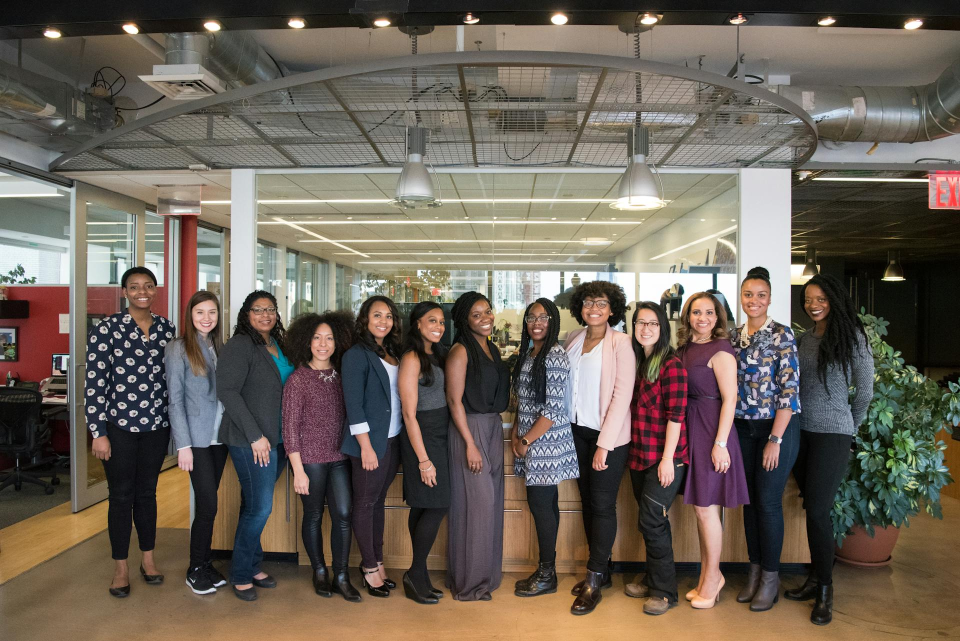
#> input picture Images/pic8.jpg, 1920 x 1282 px, found by its file name (shown at 1/2 size)
$ python detection.py
#> lines starting #> are read from the running program, lines starting #| are printed output that depends on the picture; after the words box and inside, x2 and y2 are one past the last pixel; in counts of white or black regions, pixels touching at a corner belong together
import cv2

# Load the pre-trained Haar cascade XML file for face detection
face_cascade = cv2.CascadeClassifier(cv2.data.haarcascades + 'haarcascade_frontalface_default.xml')

# Load your image
image = cv2.imread('Images/pic8.jpg')
#> image is the input picture: shape (1282, 1920, 3); mean B, G, R 87.4, 97.8, 107.4

# Check if the image was loaded successfully
if image is None:
    print("Error: Image not found or failed to load.")
    exit()

resize = cv2.resize(image, (1280, 720))
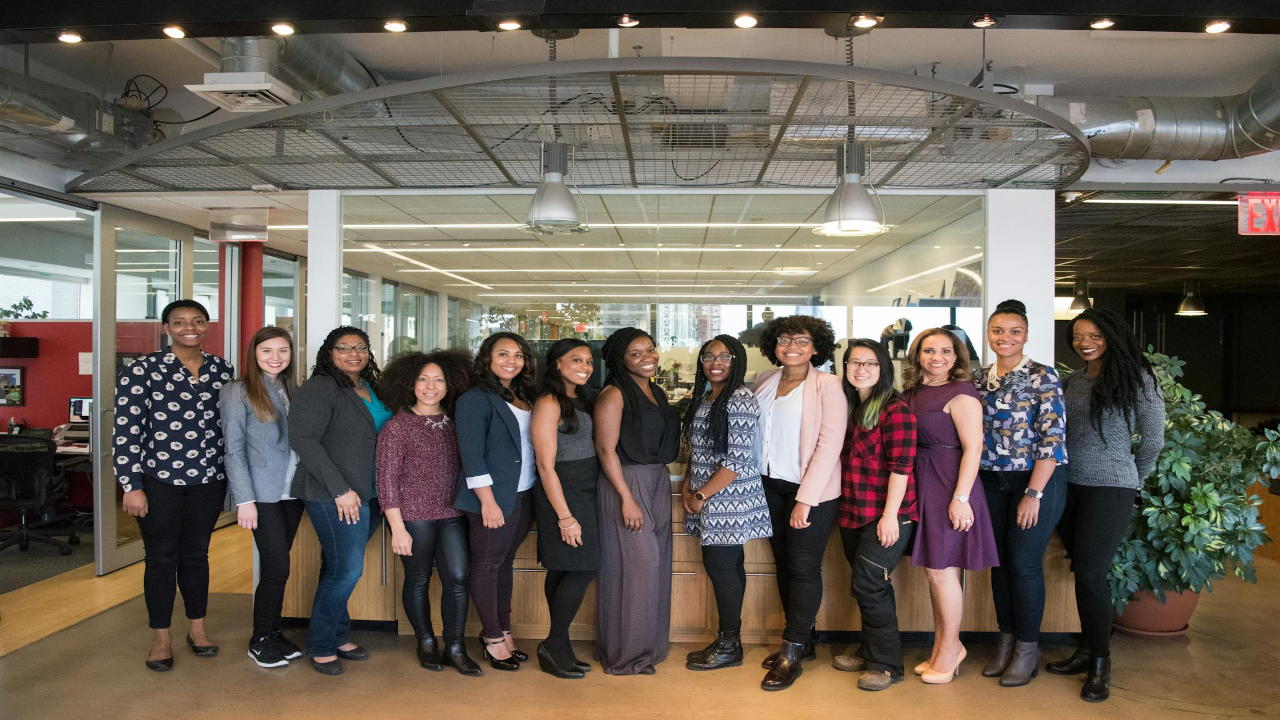
#> resize: shape (720, 1280, 3); mean B, G, R 87.3, 97.7, 107.3
# Convert to grayscale
gray = cv2.cvtColor(resize, cv2.COLOR_BGR2GRAY)
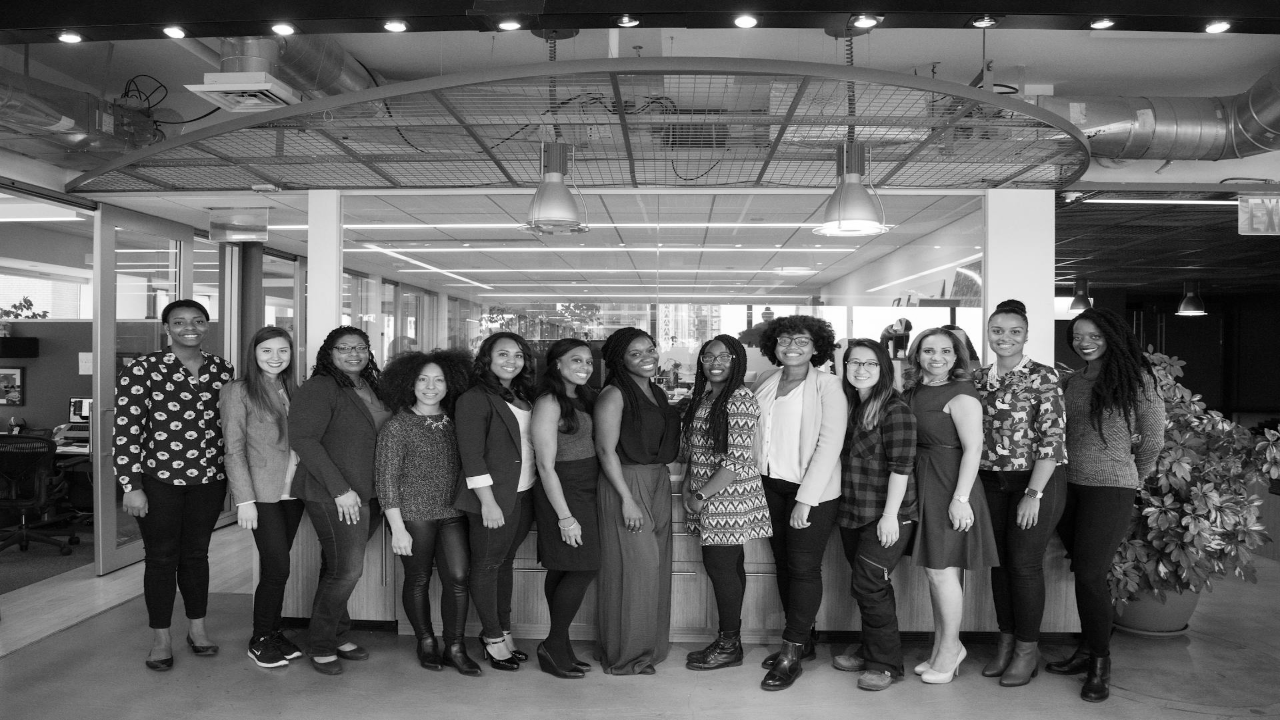
#> gray: shape (720, 1280); min 0, max 255, mean 99.4


# Detect faces in the image
faces = face_cascade.detectMultiScale(
    gray,
    scaleFactor=1.1,
    minNeighbors=9
)
#> faces = [[701, 344, 33, 33], [565, 349, 34, 34], [414, 367, 36, 36], [1068, 323, 35, 35], [255, 336, 39, 39], [491, 341, 38, 38], [332, 334, 39, 39], [915, 334, 45, 45], [843, 347, 42, 42], [166, 305, 44, 44], [981, 312, 51, 51]]

# Draw rectangles around detected faces
for (x_axis, y_axis, width, height) in faces:
    cv2.rectangle(resize, (x_axis, y_axis),
                  (x_axis+width, y_axis+height),
                  (0, 255, 0),
                  2)
#> this loop made 11 passes
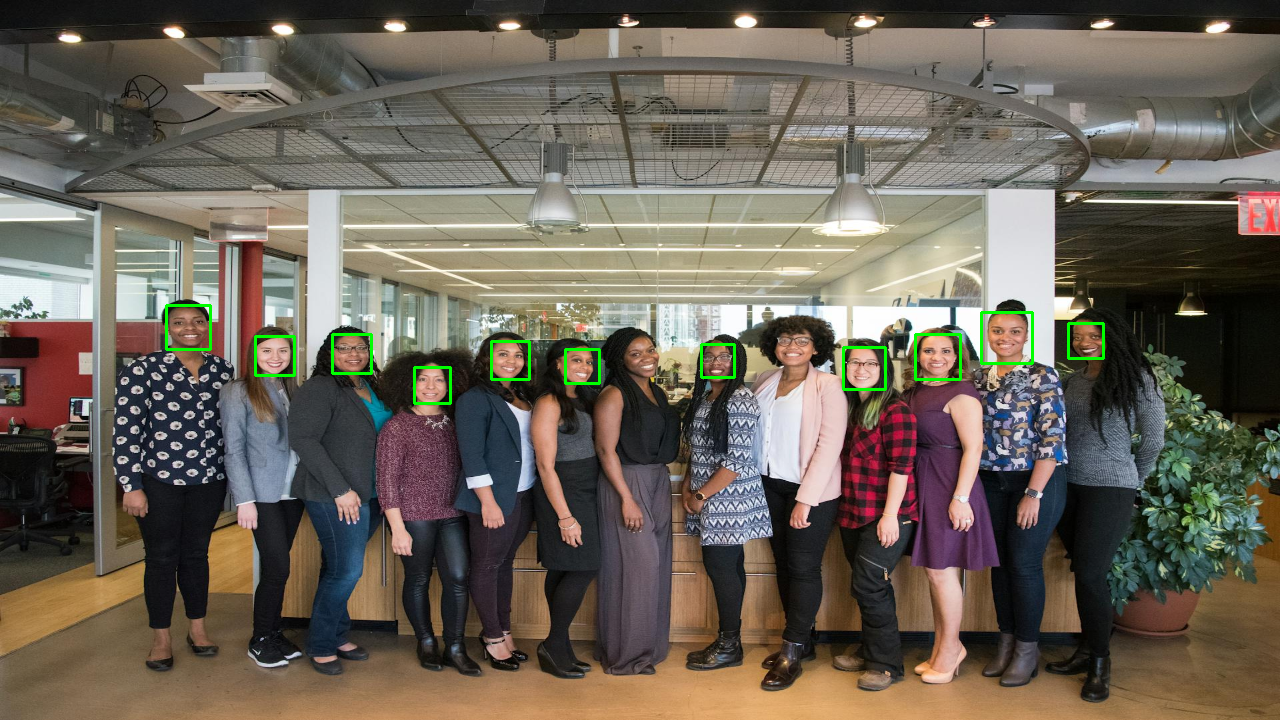
#> resize: shape (720, 1280, 3); 0.56% of pixels changed, all inside (x1, y1, x2, y2) = (165, 304, 1105, 405)

# Show the result
cv2.imshow('Detected Faces', resize)
cv2.waitKey(0)
cv2.destroyAllWindows()

$ run again, with Images/pic2.jpg copied over Images/pic8.jpg
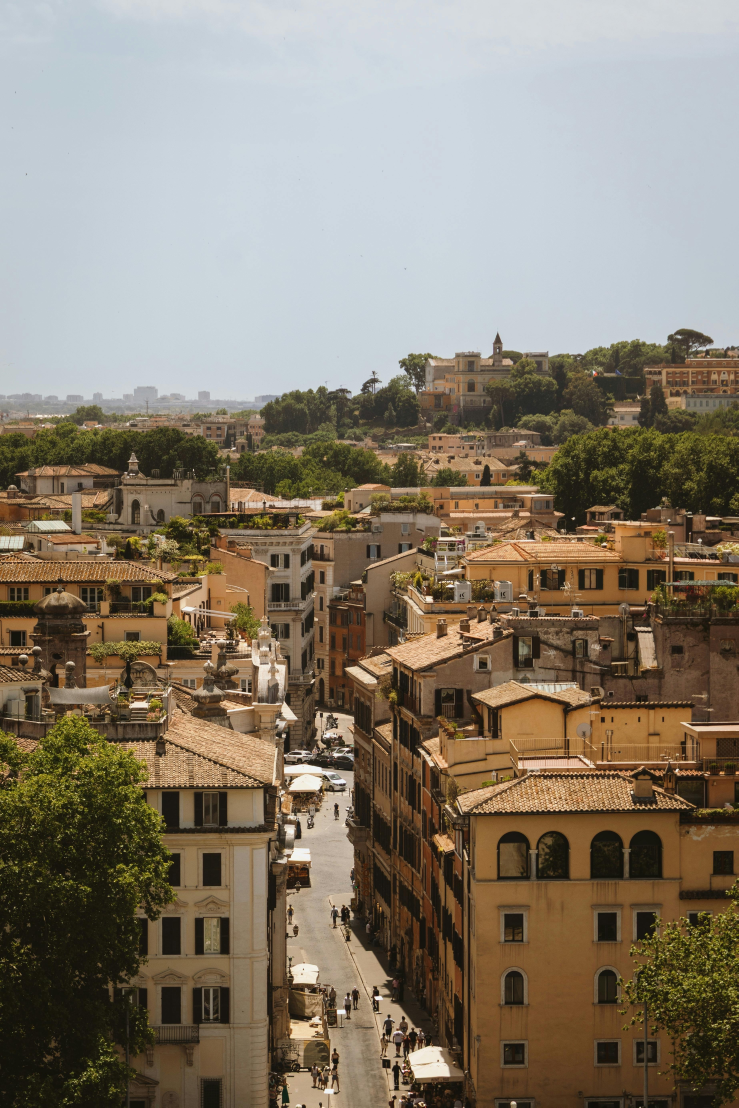
#> input picture Images/pic2.jpg, 3691 x 5536 px, found by its file name (shown at 1/5 size)
#> image is the input picture: shape (5536, 3691, 3); mean B, G, R 109.9, 125.1, 135.1
#> `resize = cv2.resize(image, (1280, 720))`:
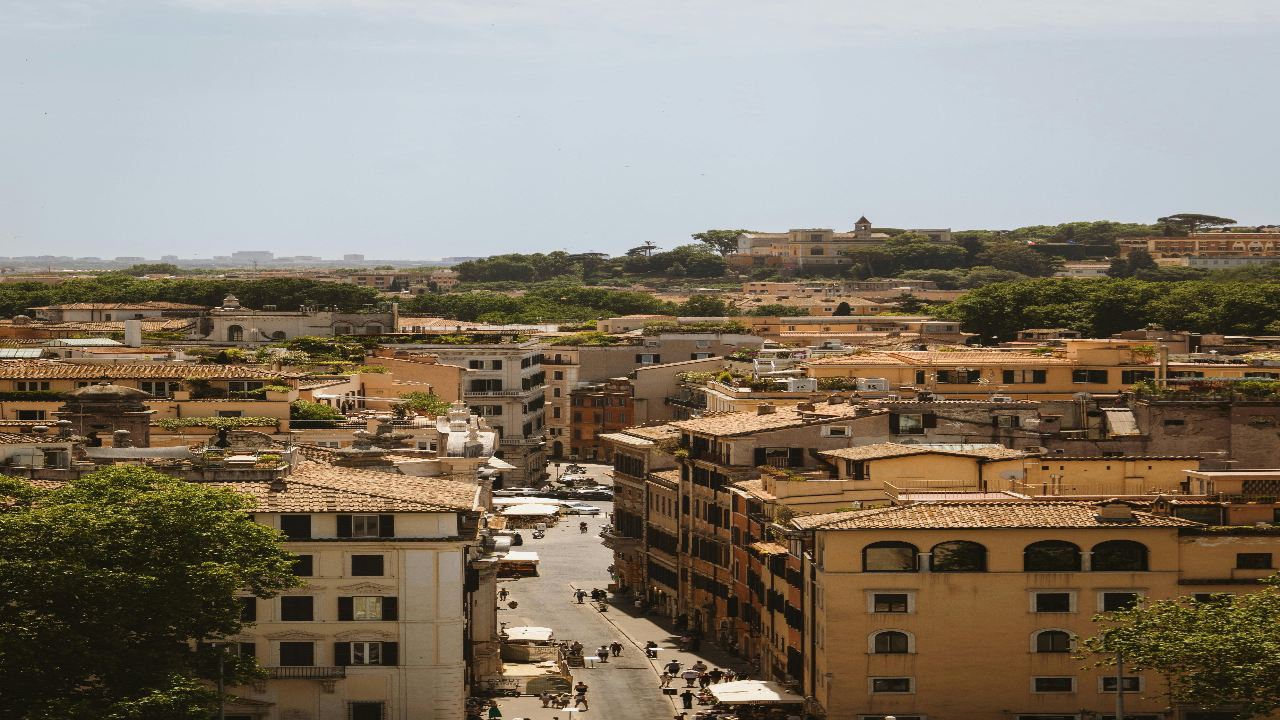
#> resize: shape (720, 1280, 3); mean B, G, R 109.8, 125, 135
#> `gray = cv2.cvtColor(resize, cv2.COLOR_BGR2GRAY)`:
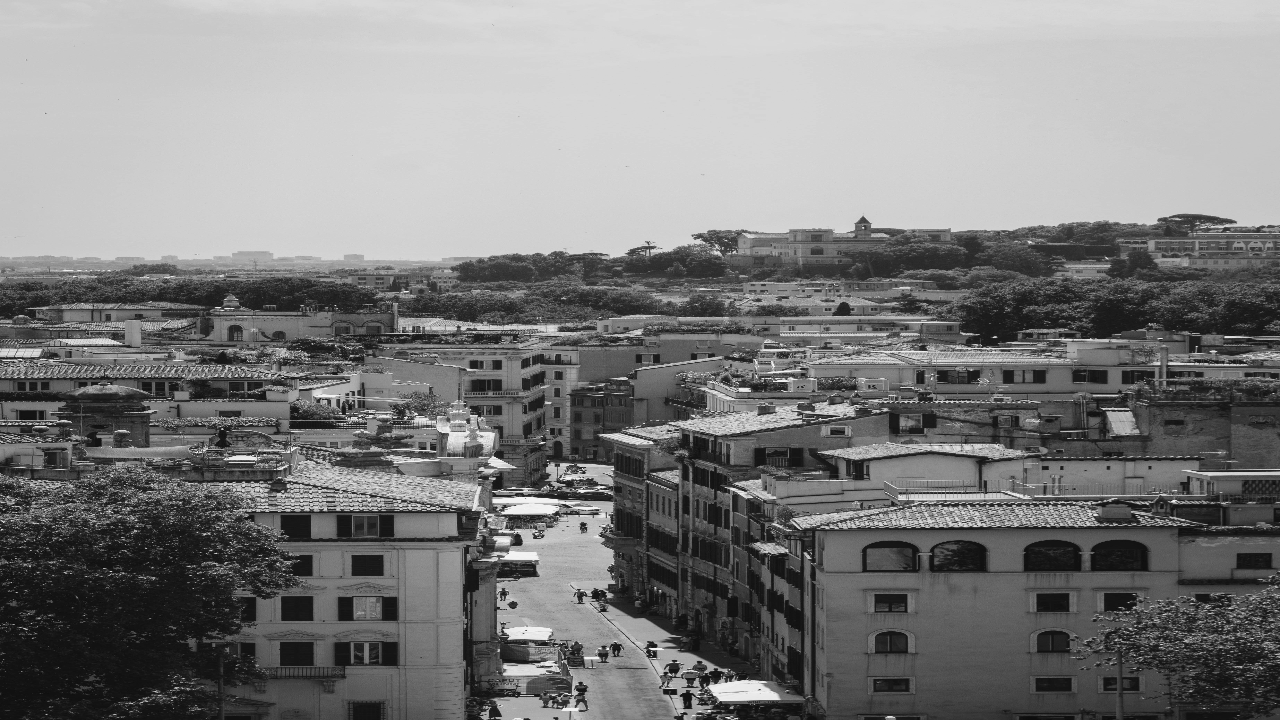
#> gray: shape (720, 1280); min 11, max 247, mean 126.2
#> faces = ()

$ run again, with Images/pic3.jpg copied over Images/pic8.jpg
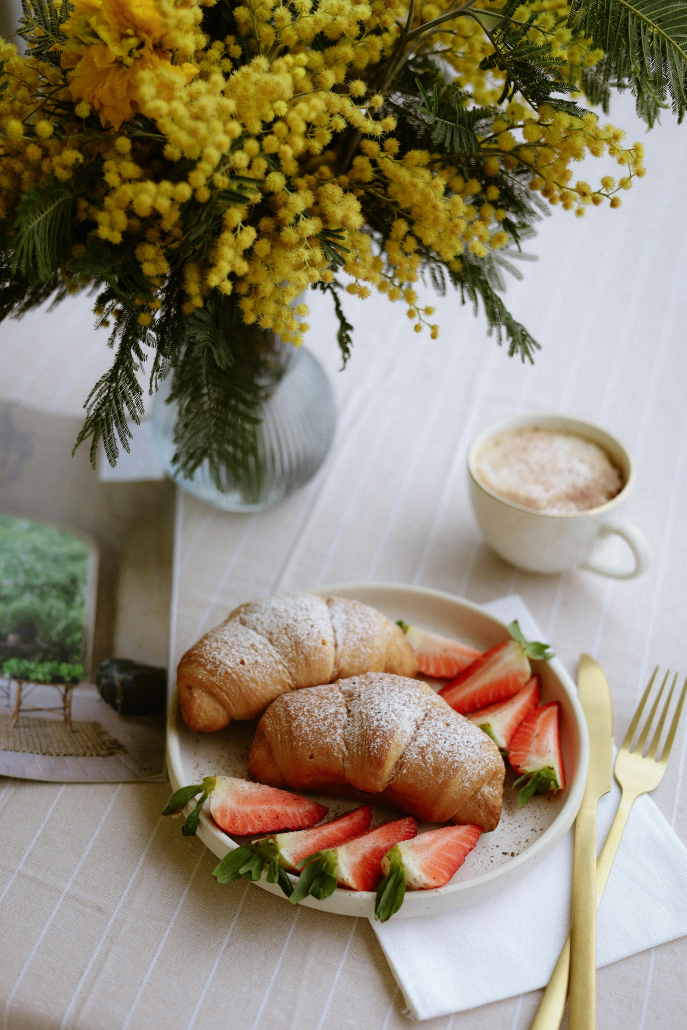
#> input picture Images/pic3.jpg, 4120 x 6180 px, found by its file name (shown at 1/6 size)
#> image is the input picture: shape (6180, 4120, 3); mean B, G, R 112.4, 134, 144.1
#> `resize = cv2.resize(image, (1280, 720))`:
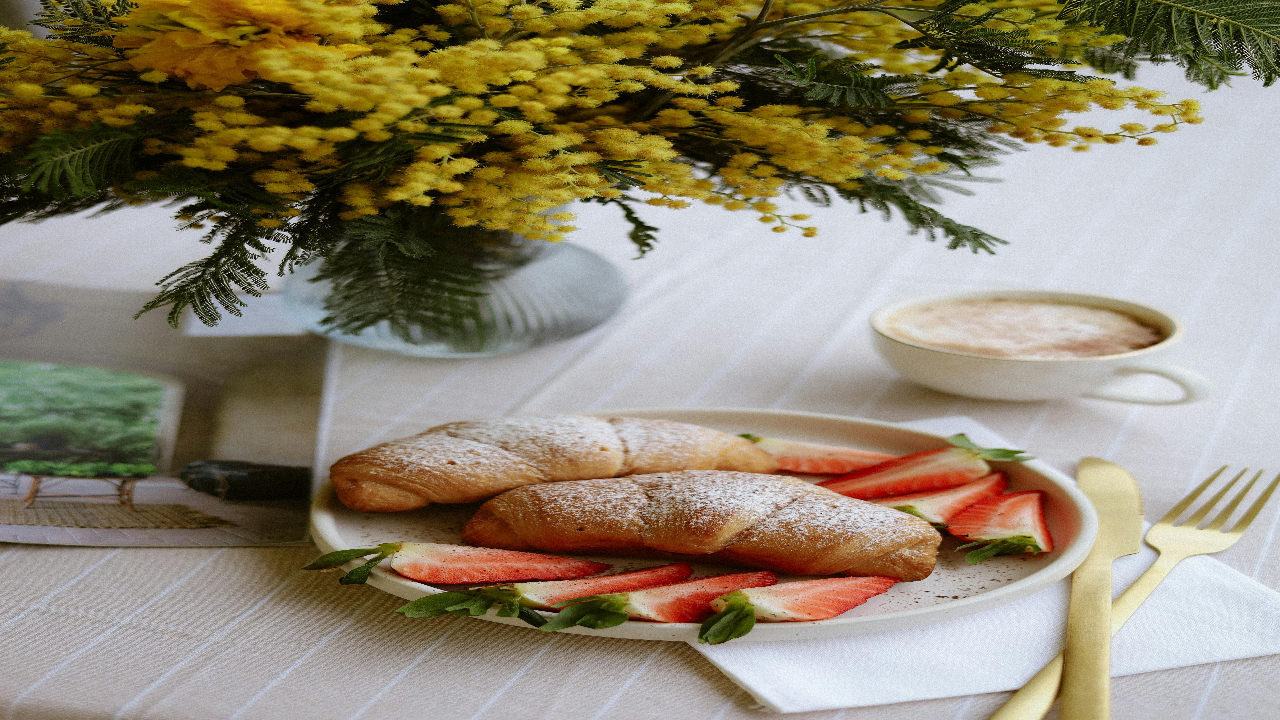
#> resize: shape (720, 1280, 3); mean B, G, R 112.3, 133.9, 144
#> `gray = cv2.cvtColor(resize, cv2.COLOR_BGR2GRAY)`:
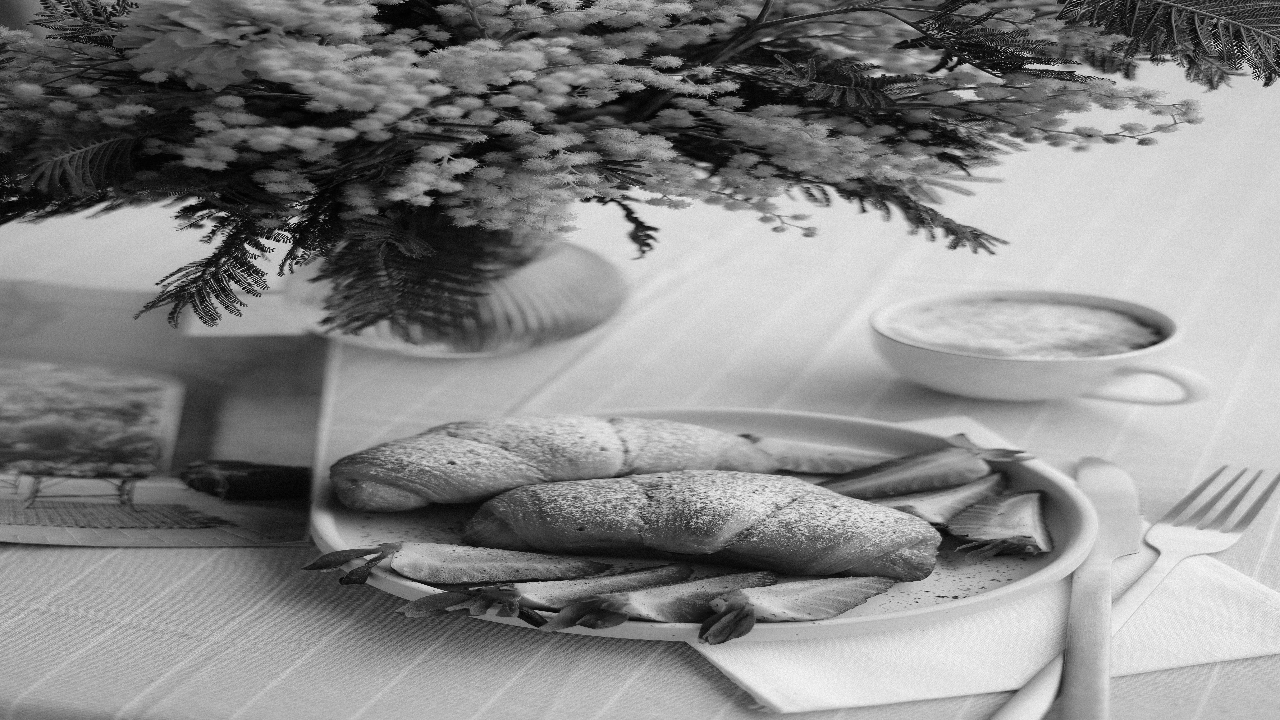
#> gray: shape (720, 1280); min 0, max 252, mean 134.4
#> faces = ()
